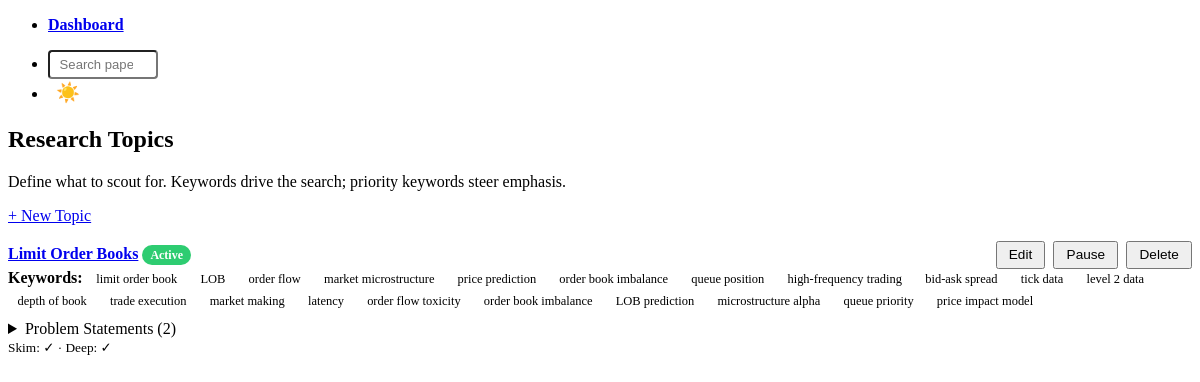
/topics, run on an earlier commit of the app's database.
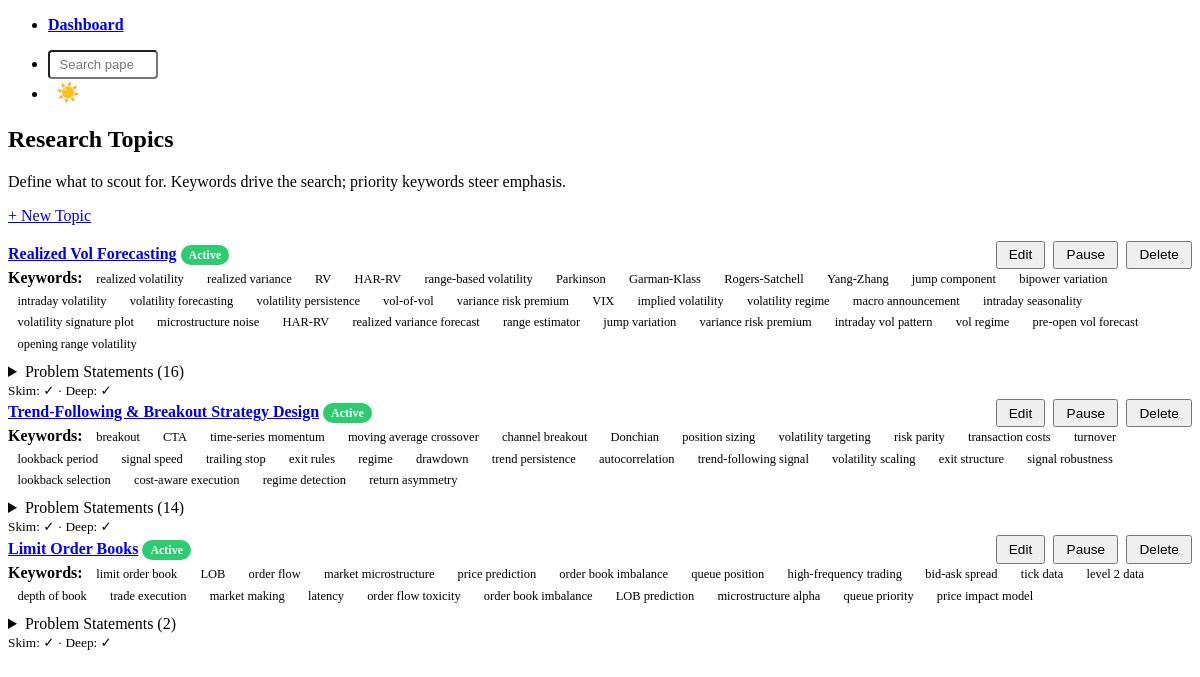
And on a later commit of the database.
### tables this page shows
CREATE TABLE topics (
    id              INTEGER PRIMARY KEY AUTOINCREMENT,
    name            TEXT NOT NULL UNIQUE,
    description     TEXT NOT NULL DEFAULT '',
    keywords        TEXT NOT NULL DEFAULT '[]',          -- JSON list of strings
    priority_keywords TEXT NOT NULL DEFAULT '[]',        -- JSON list of high-weight keywords
    problem_statements TEXT NOT NULL DEFAULT '[]',       -- JSON list of free-text problems
    sources         TEXT NOT NULL DEFAULT '["arxiv"]',   -- JSON list: arxiv, ssrn, kaggle
    pdf_policy      TEXT NOT NULL DEFAULT 'link_only'
                        CHECK (pdf_policy IN ('link_only', 'download')),
    is_active       INTEGER NOT NULL DEFAULT 1,
    created_at      TEXT NOT NULL DEFAULT (datetime('now')),
    updated_at      TEXT NOT NULL DEFAULT (datetime('now'))
, skim_skill_md TEXT, deep_synthesis_skill_md TEXT);

### poneglyph/routes/topics.py (the view)
@router.get("", response_class=HTMLResponse)
async def list_topics(request: Request):
    rows = fetch_all("SELECT * FROM topics ORDER BY created_at DESC")
    topics = [row_to_dict(r) for r in rows]
    return templates.TemplateResponse(
        "topics/list.html", {"request": request, "topics": topics}
    )

### templates/topics/list.html (shortened to what this page needs)
{% extends "base.html" %}
{% block content %}
<hgroup>
    <h2>Research Topics</h2>
    <p>Define what to scout for. Keywords drive the search; priority keywords steer emphasis.</p>
</hgroup>
<div style="margin-bottom: 1rem;">
    <a href="/topics/new" role="button"
       hx-get="/topics/new" hx-target="#topic-form-area" hx-swap="innerHTML"
       hx-indicator="#new-topic-ind">
        + New Topic <span id="new-topic-ind" class="htmx-indicator"></span>
    </a>
</div>
<div id="topic-list">
    {% if topics %}
        {% for topic in topics %}
            {% include "topics/partials/topic_row.html" %}
        {% endfor %}
    {% else %}
        <div class="empty-state">
            <p>No topics yet. Create one to start scouting for papers.</p>
        </div>
    {% endif %}
</div>
{% endblock %}

### templates/base.html (shortened to what this page needs)
<!DOCTYPE html>
<html lang="en" data-theme="dark">
<head>
    <link rel="stylesheet" href="https://cdn.jsdelivr.net/npm/@picocss/pico@2/css/pico.min.css">
</head>
<body>
    <nav class="container">
        <ul>
            <li><a href="/"><strong>Dashboard</strong></a></li>
        </ul>
        <ul style="align-items:center;">
            <li>
                <form method="get" action="/search" style="margin:0; display:flex; align-items:center;">
                    <input type="search" name="q" placeholder="Search papers…" class="nav-search"
                           aria-label="Search papers">
                </form>
            </li>
            <li><button class="theme-toggle" onclick="toggleTheme()" title="Toggle dark mode" aria-label="Toggle dark mode">🌙</button></li>
        </ul>
    </nav>
    <main class="container">
        {% block content %}{% endblock %}
    </main>
</body>
</html>

### templates/topics/partials/topic_row.html (shortened to what this page needs)
<article class="topic-row" id="topic-{{ topic.id }}">
    <header>
        <div style="display: flex; justify-content: space-between; align-items: center;">
            <div>
                <a href="/topics/{{ topic.id }}"><strong>{{ topic.name }}</strong></a>
                {% if topic.is_active %}
                    <span class="badge badge-active">Active</span>
                {% else %}
                    <span class="badge badge-inactive">Paused</span>
                {% endif %}
            </div>
            <div class="actions">
                <button class="outline secondary"
                        hx-get="/topics/{{ topic.id }}/edit"
                        hx-target="#topic-form-area"
                        hx-swap="innerHTML"
                        hx-indicator="#ind-{{ topic.id }}">
                    Edit
                </button>
                <button class="outline"
                        hx-post="/topics/{{ topic.id }}/toggle"
                        hx-target="#topic-{{ topic.id }}"
                        hx-swap="outerHTML"
                        hx-indicator="#ind-{{ topic.id }}">
                    {% if topic.is_active %}Pause{% else %}Resume{% endif %}
                </button>
                <button class="outline contrast"
                        hx-delete="/topics/{{ topic.id }}"
                        hx-target="#topic-{{ topic.id }}"
                        hx-swap="outerHTML"
                        hx-confirm="Delete topic '{{ topic.name }}'? This cannot be undone."
                        hx-indicator="#ind-{{ topic.id }}">
                    Delete
                </button>
            </div>
        </div>
    </header>
    <div style="margin-bottom: 0.5rem;">
        <strong>Keywords:</strong>
        {% for kw in topic.keywords %}
            <span class="keyword-tag">{{ kw }}</span>
        {% endfor %}
    </div>
    {% if topic.problem_statements %}
    <details>
        <summary>Problem Statements ({{ topic.problem_statements | length }})</summary>
    </details>
    {% endif %}
    <footer>
        <small>
            {% if topic.skim_skill_md %}Skim: ✓{% else %}Skim: ✗{% endif %}
            &middot;
            {% if topic.deep_synthesis_skill_md %}Deep: ✓{% else %}Deep: ✗{% endif %}
        </small>
    </footer>
</article>

### templates/base.html (style rules this page uses)
:root { --pico-font-size: 15px; }
nav { margin-bottom: 1rem; }
.nav-search { width: 110px; margin: 0; padding: 0.3rem 0.6rem; font-size: 0.82rem; height: auto; border-radius: 0.25rem; transition: width 0.25s ease; }
.badge { display: inline-block; padding: 0.15rem 0.5rem; border-radius: 1rem; font-size: 0.75rem; font-weight: 600; }
.badge-active { background: #2ecc71; color: #fff; }
.keyword-tag { display: inline-block; background: var(--pico-primary-background); color: var(--pico-primary-inverse); padding: 0.1rem 0.45rem; border-radius: 0.75rem; font-size: 0.78rem; margin: 0.1rem 0.15rem; }
.topic-row { transition: opacity 0.3s ease; }
.actions { display: flex; gap: 0.5rem; align-items: center; }
.actions button, .actions a { padding: 0.3rem 0.7rem; font-size: 0.85rem; margin: 0; }
details summary { cursor: pointer; }
.theme-toggle { background: none; border: none; cursor: pointer; font-size: 1.2rem; padding: 0.25rem 0.5rem; margin: 0; line-height: 1; }

What changed in the data, as far as the page shows it:
added topics: name "Realized Vol Forecasting", is_active "Active", keywords "realized volatility" "realized variance" "RV" "HAR-RV" "range-based volatility" "Parkinson" "Garman-Klass" "Rogers-Satchell" "Yang-Zhang" "jump component" "bipower variation" "intraday volatility" "volatility forecasting" "volatility persistence" "vol-of-vol" "variance risk premium" "VIX" "implied volatility" "volatility regime" "macro announcement" "intraday seasonality" "volatility signature plot" "microstructure noise" "HAR-RV" "realized variance forecast" "range estimator" "jump variation" "variance risk premium" "intraday vol pattern" "vol regime" "pre-open vol forecast" "opening range volatility", problem_statements|length "16", shows "Skim: ✓", shows "Deep: ✓"
added topics: name "Trend-Following & Breakout Strategy Design", is_active "Active", keywords "breakout" "CTA" "time-series momentum" "moving average crossover" "channel breakout" "Donchian" "position sizing" "volatility targeting" "risk parity" "transaction costs" "turnover" "lookback period" "signal speed" "trailing stop" "exit rules" "regime" "drawdown" "trend persistence" "autocorrelation" "trend-following signal" "volatility scaling" "exit structure" "signal robustness" "lookback selection" "cost-aware execution" "regime detection" "return asymmetry", problem_statements|length "14", shows "Skim: ✓", shows "Deep: ✓"
